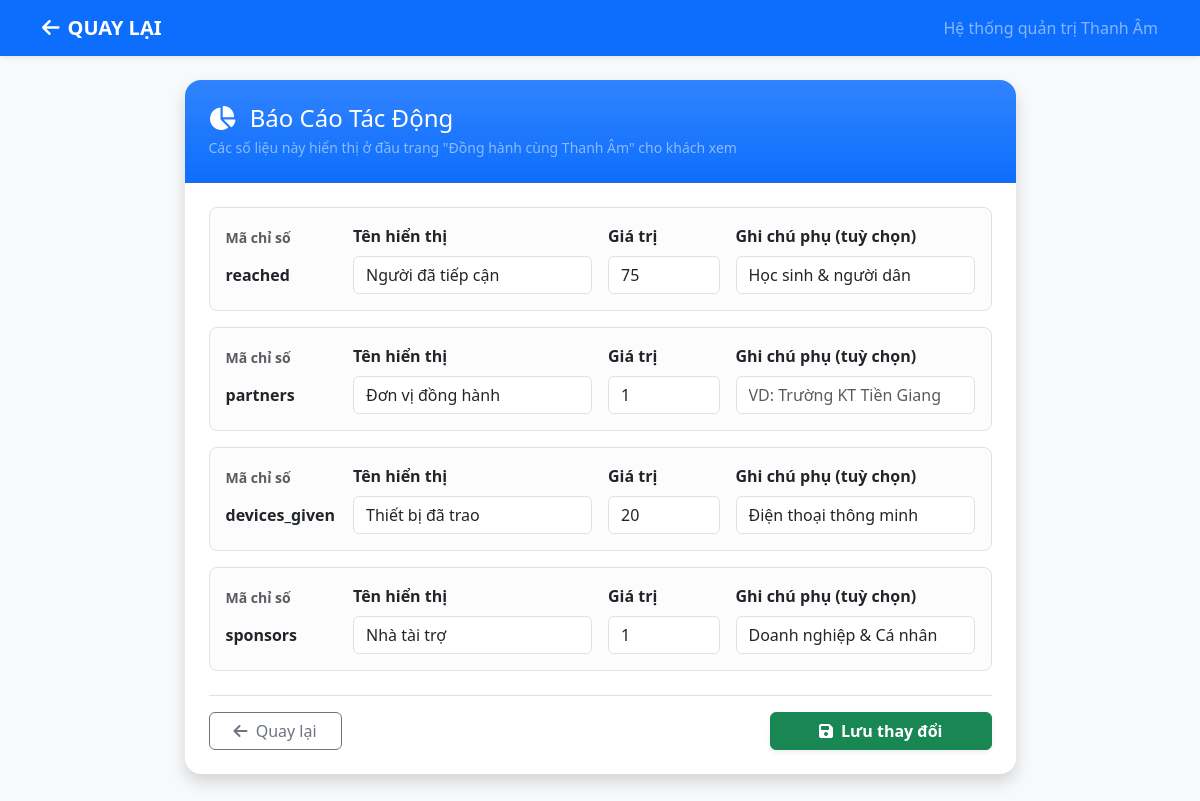
The app's page /admin/sua_bao_cao_tac_dong.php with its own data.
### tables this page shows
CREATE TABLE `chi_so_tac_dong` (
  `id` int(11) NOT NULL,
  `ma_chi_so` varchar(50) NOT NULL,
  `ten_chi_so` varchar(100) NOT NULL,
  `gia_tri` int(11) DEFAULT 0,
  `mo_ta_phu` varchar(255) DEFAULT NULL
);

### admin/sua_bao_cao_tac_dong.php (the view, shortened to what this page needs)
<?php
require_once '../connect.php';
$stmt = $pdo->query("SELECT * FROM chi_so_tac_dong ORDER BY id ASC");
$ds_chi_so = $stmt->fetchAll(PDO::FETCH_ASSOC);
?>
<!DOCTYPE html>
<html lang="vi">
<head>
    <link href="https://cdn.jsdelivr.net/npm/bootstrap@5.3.0/dist/css/bootstrap.min.css" rel="stylesheet">
    <link rel="stylesheet" href="https://cdnjs.cloudflare.com/ajax/libs/font-awesome/6.4.0/css/all.min.css">
</head>
<body class="bg-light">
    <nav class="navbar navbar-expand-lg navbar-dark bg-primary shadow-sm mb-4">
        <div class="container">
            <a class="navbar-brand fw-bold" href="dong_hanh_admin.php"><i class="fa-solid fa-arrow-left me-2"></i>QUAY
                LẠI</a>
            <span class="navbar-text text-white-50">Hệ thống quản trị Thanh Âm</span>
        </div>
    </nav>
    <div class="container pb-5">
        <div class="row justify-content-center">
            <div class="col-lg-9">
                <div class="card shadow border-0 rounded-4">
                    <div class="card-header bg-gradient bg-primary text-white p-4 rounded-top-4">
                        <h4 class="mb-1"><i class="fa-solid fa-chart-pie me-2"></i> Báo Cáo Tác Động</h4>
                        <p class="mb-0 text-white-50 small">Các số liệu này hiển thị ở đầu trang "Đồng hành cùng Thanh
                            Âm" cho khách xem</p>
                    </div>
                    <div class="card-body p-4">
                        <?php if (empty($ds_chi_so)): ?>
                        <div class="alert alert-warning">Chưa có chỉ số nào trong bảng <code>chi_so_tac_dong</code>.
                        </div>
                        <?php else: ?>
                        <form method="POST">
                            <?php foreach ($ds_chi_so as $i => $cs): ?>
                            <div class="border rounded-3 p-3 mb-3 bg-light-subtle">
                                <div class="row g-3 align-items-end">
                                    <div class="col-md-2">
                                        <label class="form-label fw-semibold small text-muted">Mã chỉ số</label>
                                        <input type="text" class="form-control-plaintext fw-bold"
                                            value="<?= htmlspecialchars($cs['ma_chi_so']) ?>" readonly>
                                    </div>
                                    <div class="col-md-4">
                                        <label class="form-label fw-semibold">Tên hiển thị</label>
                                        <input type="text" class="form-control" name="ten_chi_so[]"
                                            value="<?= htmlspecialchars($cs['ten_chi_so']) ?>" required>
                                    </div>
                                    <div class="col-md-2">
                                        <label class="form-label fw-semibold">Giá trị</label>
                                        <input type="number" class="form-control" name="gia_tri[]"
                                            value="<?= (int)$cs['gia_tri'] ?>">
                                    </div>
                                    <div class="col-md-4">
                                        <label class="form-label fw-semibold">Ghi chú phụ (tuỳ chọn)</label>
                                        <input type="text" class="form-control" name="mo_ta_phu[]"
                                            value="<?= htmlspecialchars($cs['mo_ta_phu'] ?? '') ?>"
                                            placeholder="VD: Trường KT Tiền Giang">
                                    </div>
                                </div>
                            </div>
                            <?php endforeach; ?>
                            <div class="d-flex justify-content-between align-items-center mt-4 pt-3 border-top">
                                <a href="dong_hanh_admin.php" class="btn btn-outline-secondary px-4">
                                    <i class="fa-solid fa-arrow-left me-1"></i> Quay lại
                                </a>
                                <button type="submit" class="btn btn-success px-5 fw-bold shadow-sm">
                                    <i class="fa-solid fa-floppy-disk me-1"></i> Lưu thay đổi
                                </button>
                            </div>
                        </form>
                        <?php endif; ?>
                    </div>
                </div>
            </div>
        </div>
    </div>
</body>
</html>

### records on screen
chi_so_tac_dong: ma_chi_so "reached", ten_chi_so "Người đã tiếp cận", gia_tri "75", mo_ta_phu "Học sinh & người dân"
chi_so_tac_dong: ma_chi_so "partners", ten_chi_so "Đơn vị đồng hành", gia_tri "1"
chi_so_tac_dong: ma_chi_so "devices_given", ten_chi_so "Thiết bị đã trao", gia_tri "20", mo_ta_phu "Điện thoại thông minh"
chi_so_tac_dong: ma_chi_so "sponsors", ten_chi_so "Nhà tài trợ", gia_tri "1", mo_ta_phu "Doanh nghiệp & Cá nhân"
